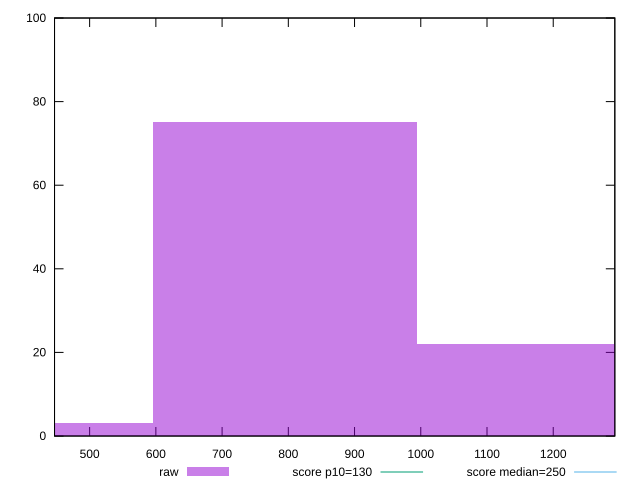

gnuplot code for this plot:
reset

$raw <<EOF
397.4726122123235 3
794.945224424647 75
1192.4178366369706 22
EOF

set key outside below
set boxwidth 397.4726122123235
set xrange [447:1293]
set yrange [0:100]
set trange [0:100]
set style fill transparent solid 0.5 noborder

set parametric
set terminal svg size 640, 490 enhanced background rgb 'white'
set output "report/report_00029_2021-02-24T13-36-40.390Z/max-potential-fid/samples/astro/raw/histogram.svg"

plot $raw title "raw" with boxes, \
     130,t title "score p10=130", \
     250,t title "score median=250"

reset
